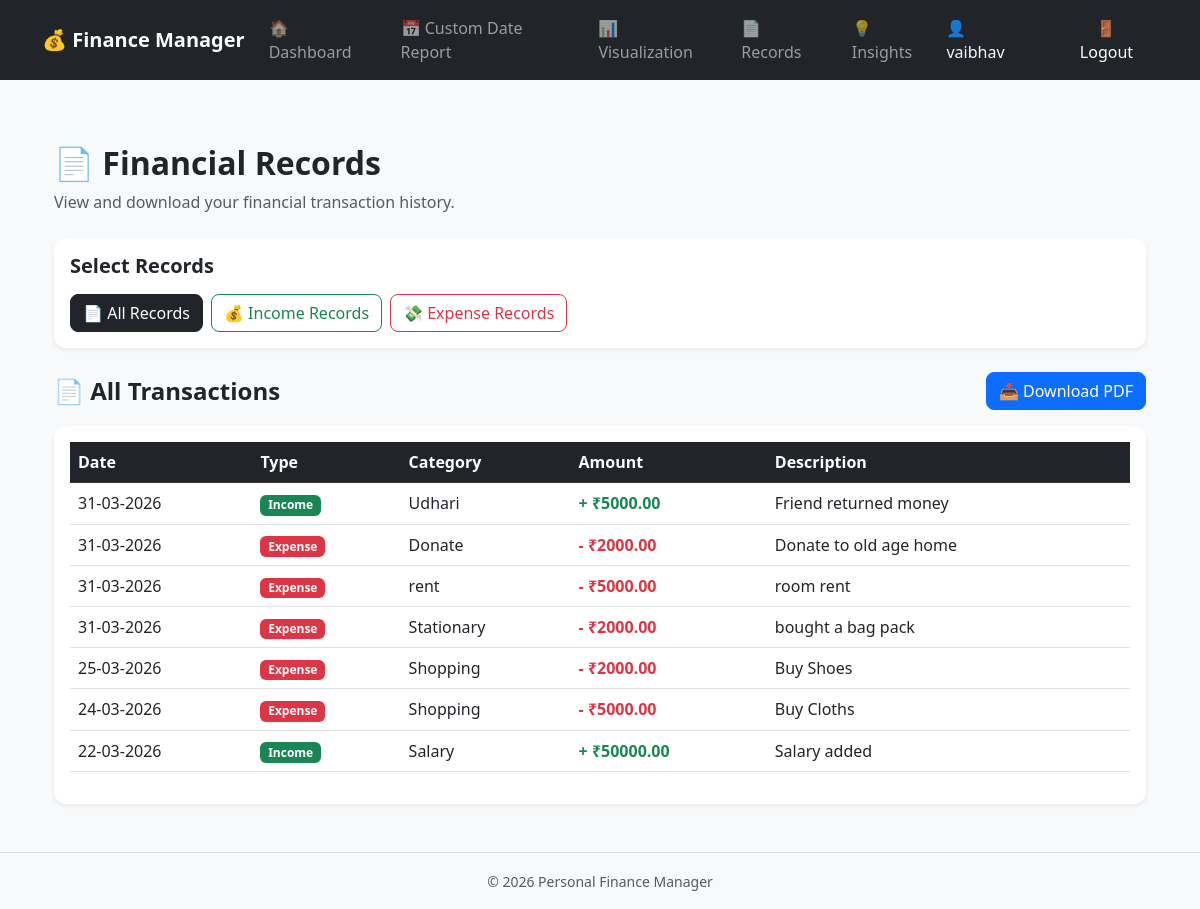
Before: /records (signed in) with the older database file.
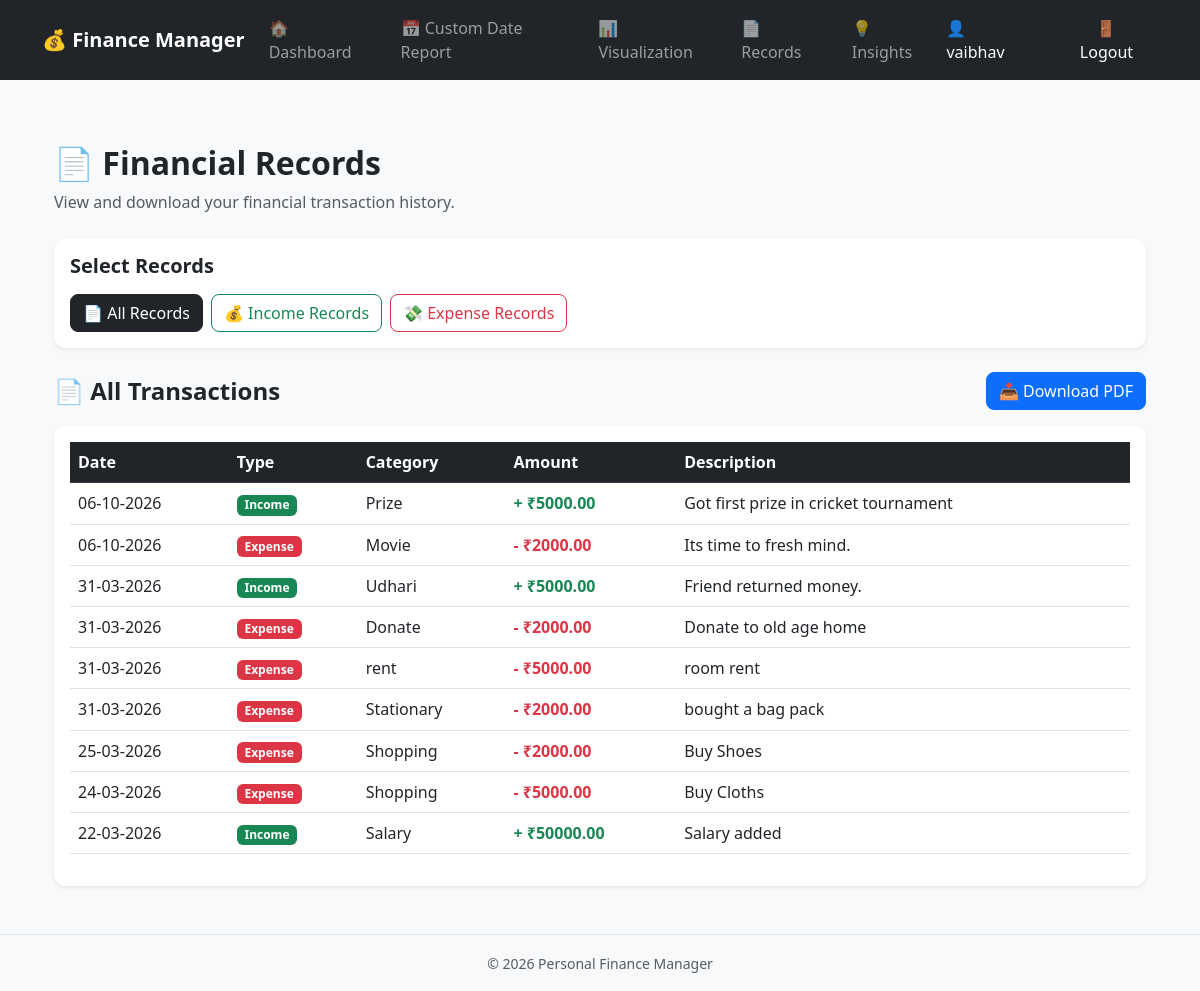
After: the same page with the newer database file.
### app/models.py (models this page shows, shortened)
class Transaction(db.Model):
    id = db.Column(db.Integer, primary_key=True)
    type = db.Column(db.String(10), nullable=False)
    amount = db.Column(db.Float, nullable=False)
    category = db.Column(db.String(100), nullable=False)
    description = db.Column(db.String(200))
    date = db.Column(db.DateTime, default=datetime.utcnow)
    user_id = db.Column(db.Integer, db.ForeignKey('user.id'), nullable=False)

### app/routes.py (the view)
@main.route('/records')
@login_required
def records():
    transactions = Transaction.query.filter_by(
        user_id=current_user.id
    ).order_by(Transaction.date.desc()).all()
    income, expense, balance = calculate_totals(transactions)
    return render_template(
        'dashboard/records.html',
        transactions=transactions,
        income=income,
        expense=expense,
        balance=balance,
        record_type='all'
    )

### app/__init__.py (called while the page is built)
def create_app():
    app = Flask(__name__, template_folder='../templates', static_folder='../static')
    app.config['SECRET_KEY'] = 'this_is_a_secret_key_change_later'
    app.config['SQLALCHEMY_DATABASE_URI'] = 'sqlite:///db.sqlite3'
    app.config['SQLALCHEMY_TRACK_MODIFICATIONS'] = False
    db.init_app(app)
    login_manager.init_app(app)
    login_manager.login_view = 'main.login'
    from .models import User
    @login_manager.user_loader
    def load_user(user_id):
        return User.query.get(int(user_id))
    @app.after_request
    def add_header(response):
        response.headers["Cache-Control"] = "no-store, no-cache, must-revalidate, max-age=0"
        response.headers["Pragma"] = "no-cache"
        response.headers["Expires"] = "0"
        return response
    from .routes import main
    app.register_blueprint(main)
    return app

### app/utils.py (called while the page is built)
def calculate_totals(transactions):
    income = sum(t.amount for t in transactions if t.type == 'income')
    expense = sum(t.amount for t in transactions if t.type == 'expense')
    balance = income - expense
    return income, expense, balance

### templates/dashboard/records.html (shortened to what the changed rows need)
{% extends 'base.html' %}
{% block content %}
<div class="container mt-4">
    <div class="d-flex justify-content-between align-items-center mb-4">
        <div>
            <h2 class="fw-bold">
                📄 Financial Records
            </h2>
        </div>
    </div>
    <div class="card shadow-sm border-0">
        <div class="card-body">
            {% if transactions %}
            <div class="table-responsive">
                <table class="table table-hover align-middle">
                    <thead class="table-dark">
                        <tr>
                            <th>Date</th>
                            <th>Type</th>
                            <th>Category</th>
                            <th>Amount</th>
                            <th>Description</th>
                        </tr>
                    </thead>
                    <tbody>
                        {% for transaction in transactions %}
                        <tr>
                            <td>
                                {{ transaction.date.strftime('%d-%m-%Y') }}
                            </td>
                            <td>
                                {% if transaction.type == 'income' %}
                                    <span class="badge bg-success">
                                        Income
                                    </span>
                                {% else %}
                                    <span class="badge bg-danger">
                                        Expense
                                    </span>
                                {% endif %}
                            </td>
                            <td>
                                {{ transaction.category or '-' }}
                            </td>
                            <td class="fw-bold">
                                {% if transaction.type == 'income' %}
                                    <span class="text-success">
                                        + ₹{{ "%.2f"|format(transaction.amount) }}
                                    </span>
                                {% else %}
                                    <span class="text-danger">
                                        - ₹{{ "%.2f"|format(transaction.amount) }}
                                    </span>
                                {% endif %}
                            </td>
                            <td>
                                {{ transaction.description or '-' }}
                            </td>
                        </tr>
                        {% endfor %}
                    </tbody>
                </table>
            </div>
            {% endif %}
        </div>
    </div>
</div>
{% endblock %}

Changed rows visible on the page:
added Transaction: type "Income", amount "5000.00"
added Transaction: type "Expense", amount "2000.00"
changed Transaction "Udhari": description "Friend returned money" → "Friend returned money."
